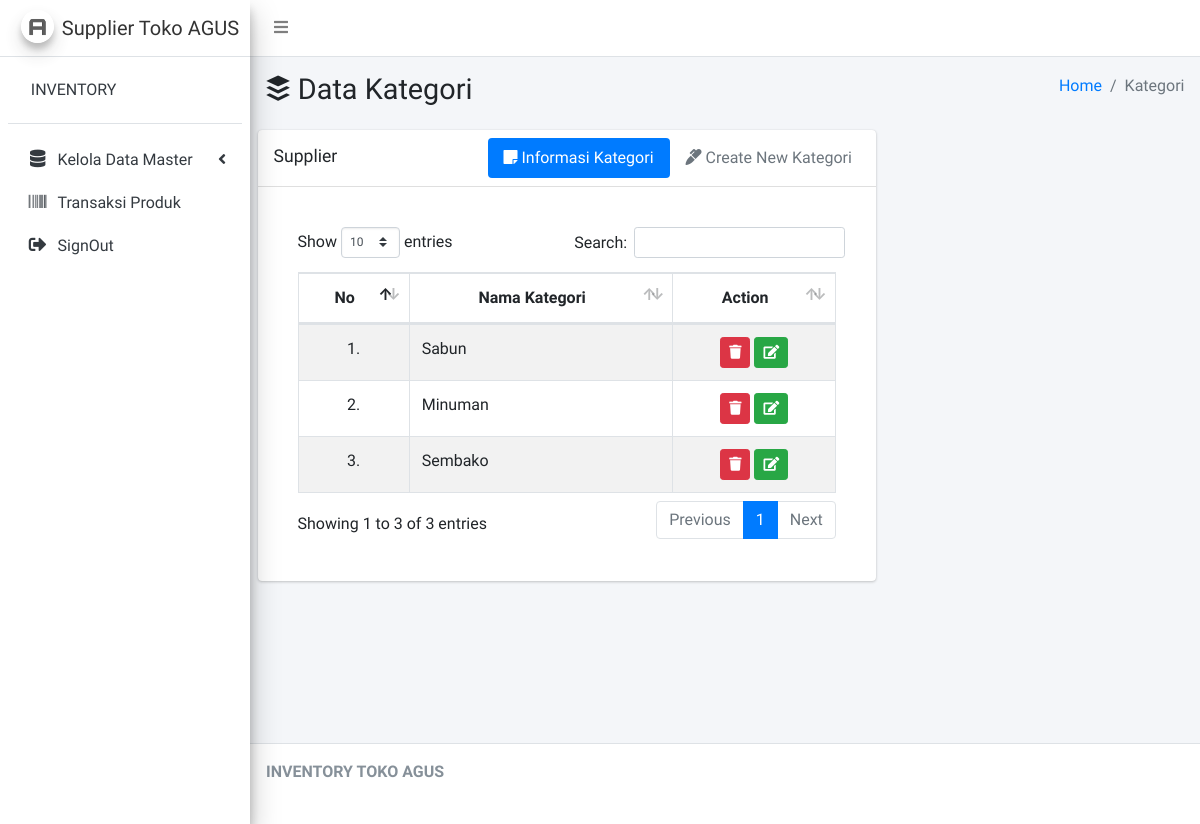
The page /index.php/controllerdatamaster/kategori on the database its author committed.
### tables this page shows
CREATE TABLE `kategori` (
  `id_kategori` int(11) NOT NULL,
  `nama_kategori` varchar(125) NOT NULL
);

### application/controllers/ControllerDataMaster.php (called while the page is built, shortened)
<?php
class ControllerDataMaster extends CI_Controller
{
	public function __construct()
	{
		$this->load->model('DataMaster');
	}
	public function kategori()
	{
		$this->form_validation->set_rules('kategori', 'Nama Kategori', 'required');
		if ($this->form_validation->run() == FALSE) {
			$data = array(
				'kategori' => $this->DataMaster->select_kategori()
			);
			$this->load->view('Supplier/Layout/head');
			$this->load->view('Supplier/Layout/navbar');
			$this->load->view('Supplier/Layout/aside');
			$this->load->view('Content/kategori', $data);
			$this->load->view('Supplier/Layout/footer');
		}
	}
}

### index.php (called while the page is built, shortened)
<?php
require_once BASEPATH.'core/CodeIgniter.php';

### application/models/DataMaster.php (called while the page is built, shortened)
<?php
class DataMaster extends CI_Model
{
    public function select_kategori()
    {
        $this->db->select('*');
        $this->db->from('kategori');
        return $this->db->get()->result();
    }
}

### application/views/Content/kategori.php (the view, shortened to what this page needs)
<div class="content-wrapper">
    <section class="content-header">
        <div class="container-fluid">
            <div class="row mb-2">
                <div class="col-sm-6">
                    <h1><i class="fab fa-buffer"></i> Data Kategori</h1>
                </div>
                <div class="col-sm-6">
                    <ol class="breadcrumb float-sm-right">
                        <li class="breadcrumb-item"><a href="#">Home</a></li>
                        <li class="breadcrumb-item active">Kategori</li>
                    </ol>
                </div>
            </div>
        </div>
    </section>
    <div class="col-md-8">
        <div class="row">
            <div class="col-12">
                <div class="card">
                    <div class="card-header d-flex p-0">
                        <h3 class="card-title p-3">Supplier</h3>
                        <ul class="nav nav-pills ml-auto p-2">
                            <li class="nav-item"><a class="nav-link <?php if (form_error('kategori') == '') {
                                                                        echo 'active';
                                                                    } ?>" href="#tab_1" data-toggle="tab"><i class="fas fa-sticky-note"></i> Informasi Kategori</a></li>
                            <li class="nav-item"><a class="nav-link <?php if (form_error('kategori') != '') {
                                                                        echo 'active';
                                                                    } ?>" href="#tab_2" data-toggle="tab"><i class="fas fa-marker"></i> Create New Kategori</a></li>
                        </ul>
                    </div>
                    <div class="card-body">
                        <div class="tab-content">
                            <div class="tab-pane <?php if (form_error('kategori') == '') {
                                                        echo 'active';
                                                    } ?>" id="tab_1">
                                <div class="card-body">
                                    <table id="example1" class="table table-bordered table-striped">
                                        <thead>
                                            <tr>
                                                <th class="text-center">No</th>
                                                <th class="text-center">Nama Kategori</th>
                                                <th class="text-center">Action</th>
                                            </tr>
                                        </thead>
                                        <tbody>
                                            <?php
                                            $no = 1;
                                            foreach ($kategori as $key => $value) {
                                            ?>
                                                <tr>
                                                    <td class="text-center"><?= $no++ ?>.</td>
                                                    <td><?= $value->nama_kategori ?></td>
                                                    <td class="text-center"> <a href="<?= base_url('controllerdatamaster/hapus_kategori/' . $value->id_kategori) ?>" class="btn btn-danger btn-sm"><i class="fa fa-trash"></i></a>
                                                        <a href="<?= base_url('controllerdatamaster/update_kategori/' . $value->id_kategori) ?>" class="btn btn-success btn-sm"><i class="fa fa-edit"></i></a>
                                                    </td>
                                                </tr>
                                            <?php
                                            }
                                            ?>
                                        </tbody>
                                    </table>
                                </div>
                            </div>
                        </div>
                    </div>
                </div>
            </div>
        </div>
    </div>
</div>

### rows shown on the page
kategori: nama_kategori "Sabun"
kategori: nama_kategori "Minuman"
kategori: nama_kategori "Sembako"
